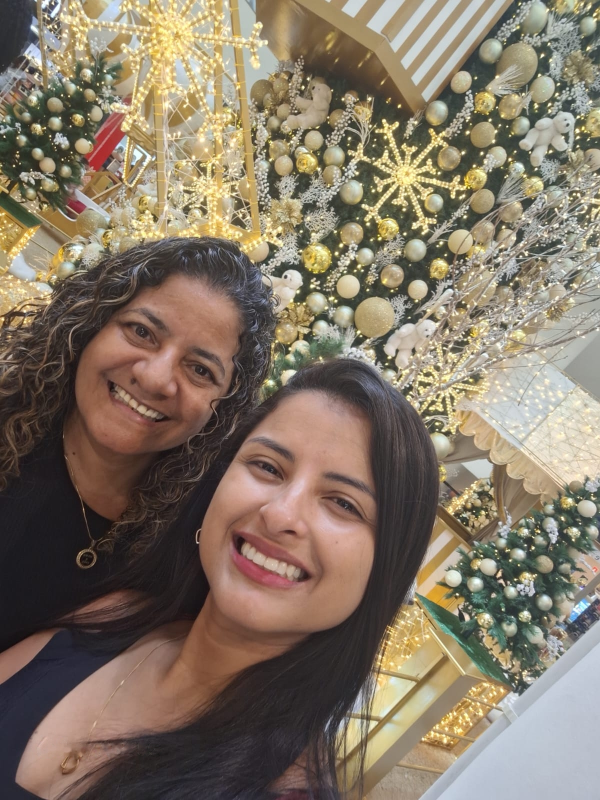
#> input picture montagem-natal/limpas/foto-1.jpg, 1200 x 1600 px (shown at 1/2 size)
$ python stories.py
#> lines starting #> are read from the running program, lines starting #| are printed output that depends on the picture; after the words box and inside, x2 and y2 are one past the last pixel; in counts of white or black regions, pixels touching at a corner belong together
"""Versão para Stories do Instagram (9:16).

Gera em 2x (2160x3840) e entrega também em 1080x1920, que é o tamanho exato
dos Stories: subindo nesse tamanho, o Instagram não redimensiona a imagem.
As faixas de cima e de baixo ficam livres para a barra do Instagram e o
campo de resposta não cobrirem as fotos.
"""
from pathlib import Path
from PIL import Image, ImageDraw, ImageEnhance, ImageFilter

BASE = Path(__file__).parent
SRC = BASE / "limpas"   # fotos já sem a marca "Galaxy A54 5G" (limpar_marca.py)
S = 2                                   # escala de trabalho
W, H = 1080 * S, 1920 * S
SIDE, GAP, TOP, BOTTOM, R = 36 * S, 22 * S, 190 * S, 230 * S, 22 * S
BG, GOLD = (24, 20, 14), (214, 178, 102)

# (arquivo, foco x, foco y) para o recorte: onde estão os rostos/corpo
GRID = [
    ("foto-1.jpg", 0.42, 0.55), ("foto-2.jpg", 0.47, 0.60),
    ("foto-4.jpg", 0.56, 0.55), ("foto-3.jpg", 0.55, 0.55),
    ("foto-5.jpg", 0.57, 0.55), ("foto-6.jpg", 0.56, 0.55),
]

cw = (W - 2 * SIDE - GAP) // 2
ch = (H - TOP - BOTTOM - 2 * GAP) // 3


def crop_fill(img, fx, fy, w, h):
    ratio = w / h
    if img.width / img.height > ratio:
        cw_, ch_ = round(img.height * ratio), img.height
    else:
        cw_, ch_ = img.width, round(img.width / ratio)
    x = min(max(round(fx * img.width - cw_ / 2), 0), img.width - cw_)
    y = min(max(round(fy * img.height - ch_ / 2), 0), img.height - ch_)
    return img.crop((x, y, x + cw_, y + ch_)).resize((w, h), Image.LANCZOS)


def hd(img):
    img = img.filter(ImageFilter.UnsharpMask(radius=2.2, percent=70, threshold=2))
    img = ImageEnhance.Contrast(img).enhance(1.06)
    return ImageEnhance.Color(img).enhance(1.08)


canvas = Image.new("RGB", (W, H), BG)
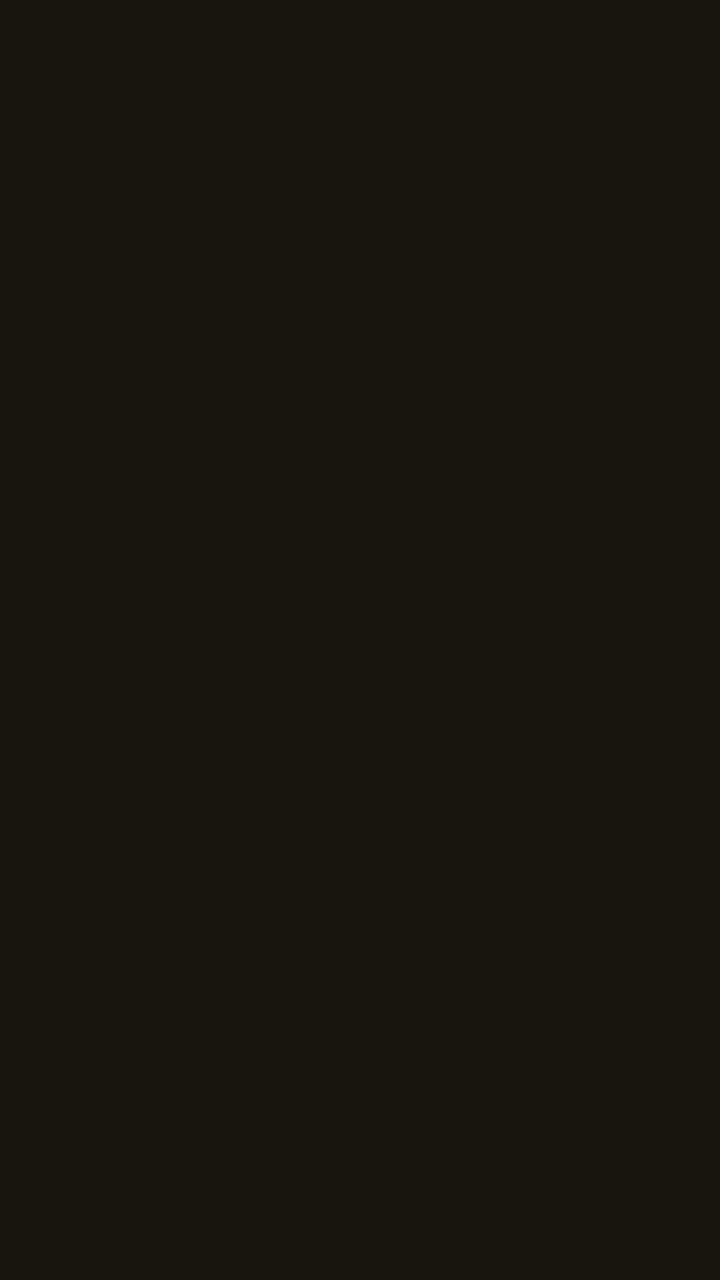
#> canvas: PIL image 2160x3840 RGB (shown at 1/3 size); mean R, G, B 24, 20, 14
d = ImageDraw.Draw(canvas)
mask = Image.new("L", (cw, ch), 0)
#> mask: PIL image 986x970 L; every value is 0
ImageDraw.Draw(mask).rounded_rectangle((0, 0, cw, ch), R, fill=255)
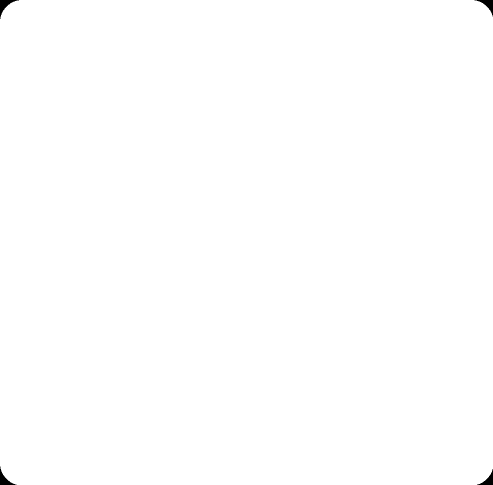
#> mask: PIL image 986x970 L (shown at 1/2 size); 99.8% white; 4 black regions, box (x1, y1, x2, y2) and area: (0, 0, 38, 38) 427, (949, 0, 986, 33) 389, (0, 933, 33, 970) 389, (954, 938, 986, 970) 352
for i, (f, fx, fy) in enumerate(GRID):
    col, row = i % 2, i // 2
    x, y = SIDE + col * (cw + GAP), TOP + row * (ch + GAP)
    img = hd(crop_fill(Image.open(SRC / f).convert("RGB"), fx, fy, cw, ch))
#> in crop_fill, `ratio = w / h`: ratio = 1.02
#> in crop_fill, `cw_, ch_ = img.width, round(img.width / ratio)`: cw_ = 1200; ch_ = 1181
#> in crop_fill, `x = min(max(round(fx * img.width - cw_ / 2), 0), img.width - cw_)`: x = 0
#> in crop_fill, `y = min(max(round(fy * img.height - ch_ / 2), 0), img.height - ch_)`: y = 290
#> in crop_fill, `return img.crop((x, y, x + cw_, y + ch_)).resize((w, h), Image.LANCZOS)`:
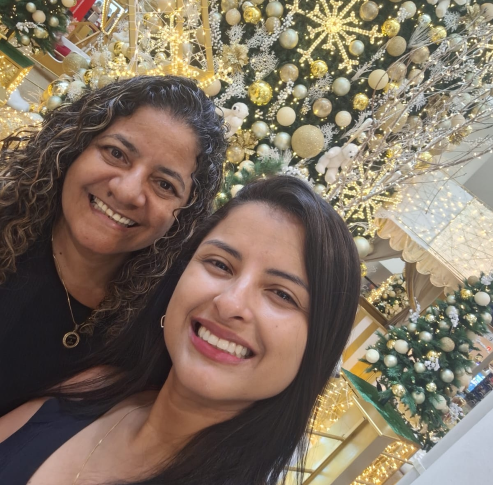
#> returned value: PIL image 986x970 RGB (shown at 1/2 size); mean R, G, B 128.1, 113.3, 97.5
    d.rounded_rectangle((x - 3 * S, y - 3 * S, x + cw + 3 * S - 1, y + ch + 3 * S - 1), R + 3 * S, fill=GOLD)
    canvas.paste(img, (x, y), mask)
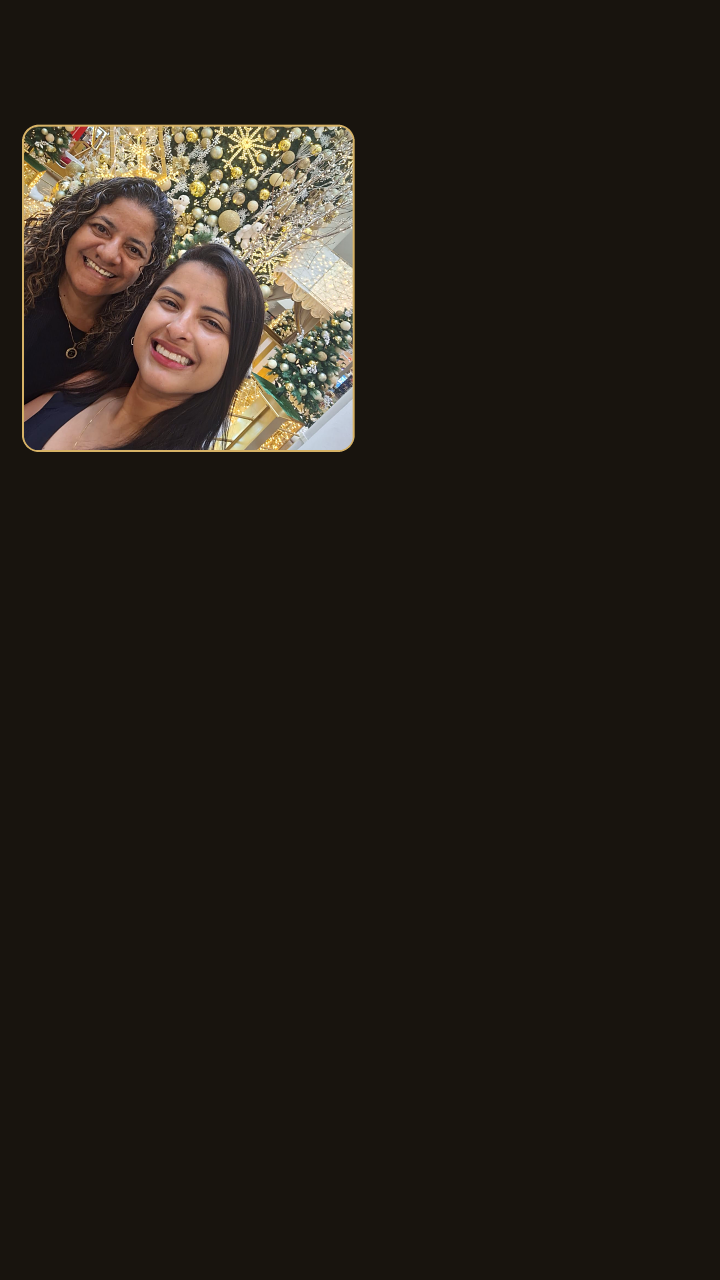
#> canvas: PIL image 2160x3840 RGB (shown at 1/3 size); mean R, G, B 36.5, 31, 23.4
#> pass 2 of the loop `for i, (f, fx, fy) in enumerate(GRID):`:
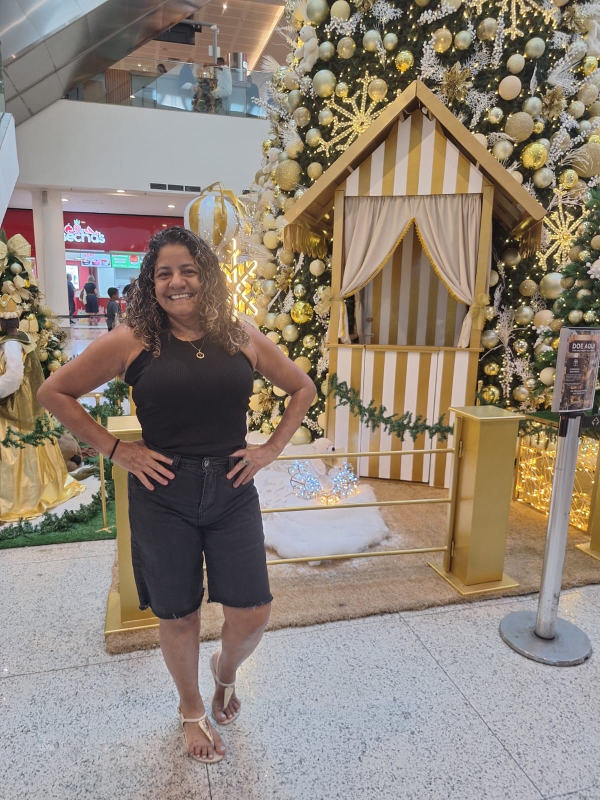
#> input picture montagem-natal/limpas/foto-2.jpg, 1200 x 1600 px (shown at 1/2 size)
#> y = 370
#> in crop_fill (call 2), `return img.crop((x, y, x + cw_, y + ch_)).resize((w, h), Image.LANCZOS)`:
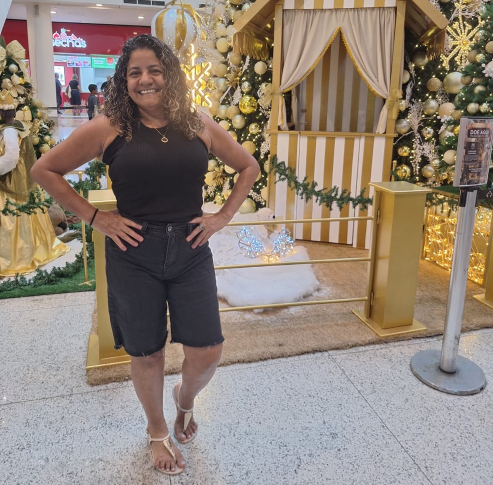
#> returned value: PIL image 986x970 RGB (shown at 1/2 size); mean R, G, B 145.3, 131.7, 119.9
#> `canvas.paste(img, (x, y), mask)`:
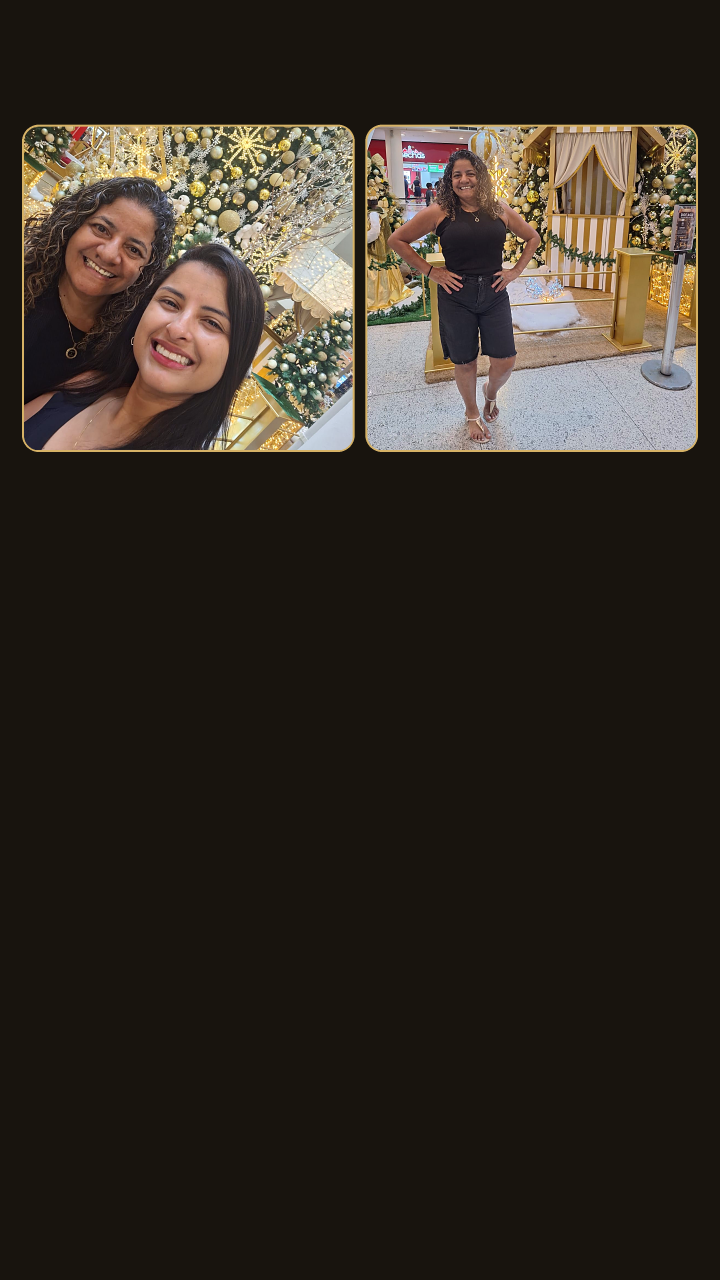
#> canvas: PIL image 2160x3840 RGB (shown at 1/3 size); mean R, G, B 51.1, 44.1, 35.5
#> pass 3 of the loop `for i, (f, fx, fy) in enumerate(GRID):`:
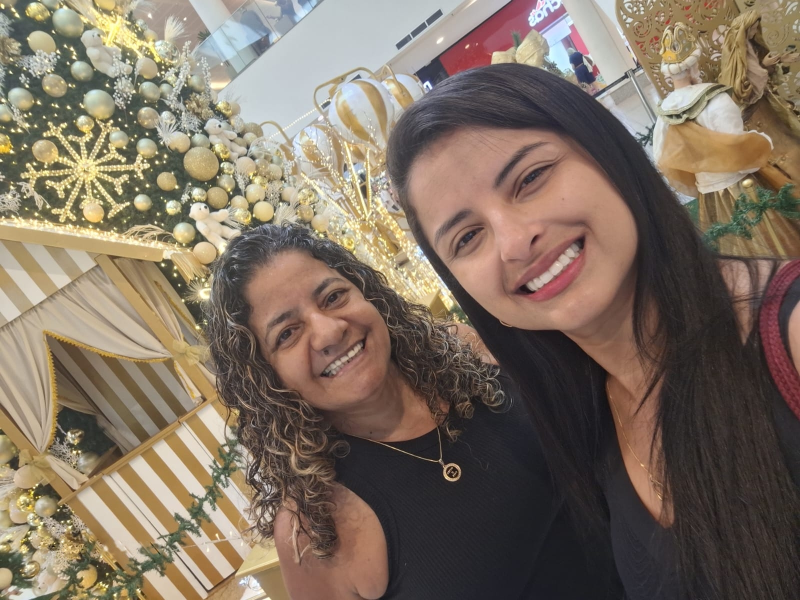
#> input picture montagem-natal/limpas/foto-4.jpg, 1600 x 1200 px (shown at 1/2 size)
#> in crop_fill (call 3), `cw_, ch_ = round(img.height * ratio), img.height`: cw_ = 1220; ch_ = 1200
#> x = 286
#> y = 0
#> in crop_fill (call 3), `return img.crop((x, y, x + cw_, y + ch_)).resize((w, h), Image.LANCZOS)`:
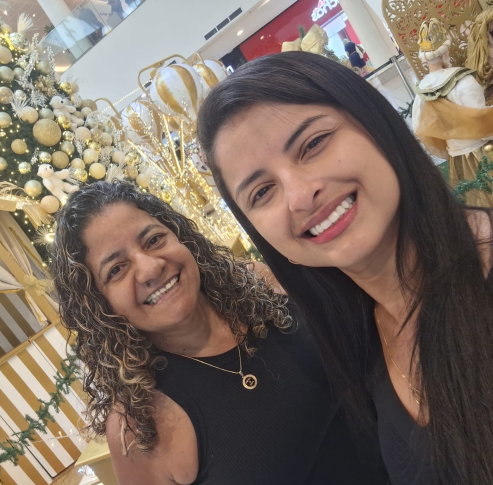
#> returned value: PIL image 986x970 RGB (shown at 1/2 size); mean R, G, B 122.4, 107.3, 96.4
#> `canvas.paste(img, (x, y), mask)`:
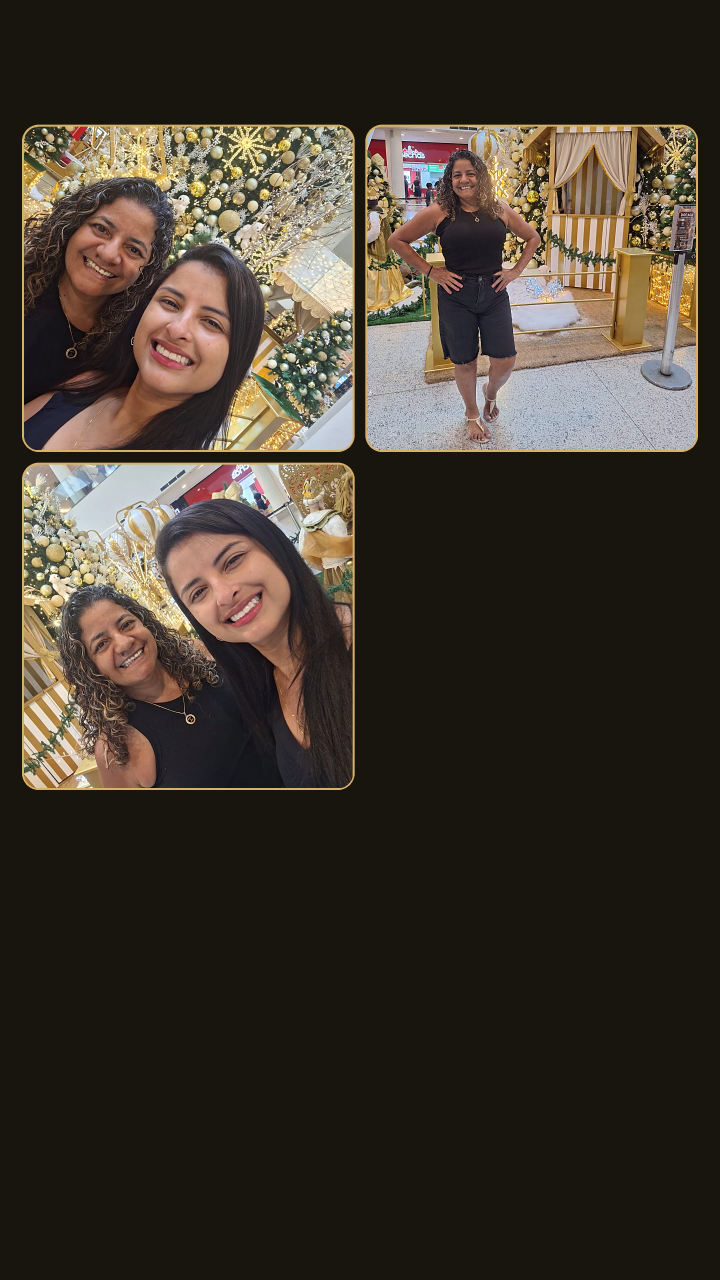
#> canvas: PIL image 2160x3840 RGB (shown at 1/3 size); mean R, G, B 63, 54.4, 44.9
#> the loop made 6 passes; the first 3 are shown

canvas.save(BASE / "stories-natal-2x.jpg", quality=100, subsampling=0)
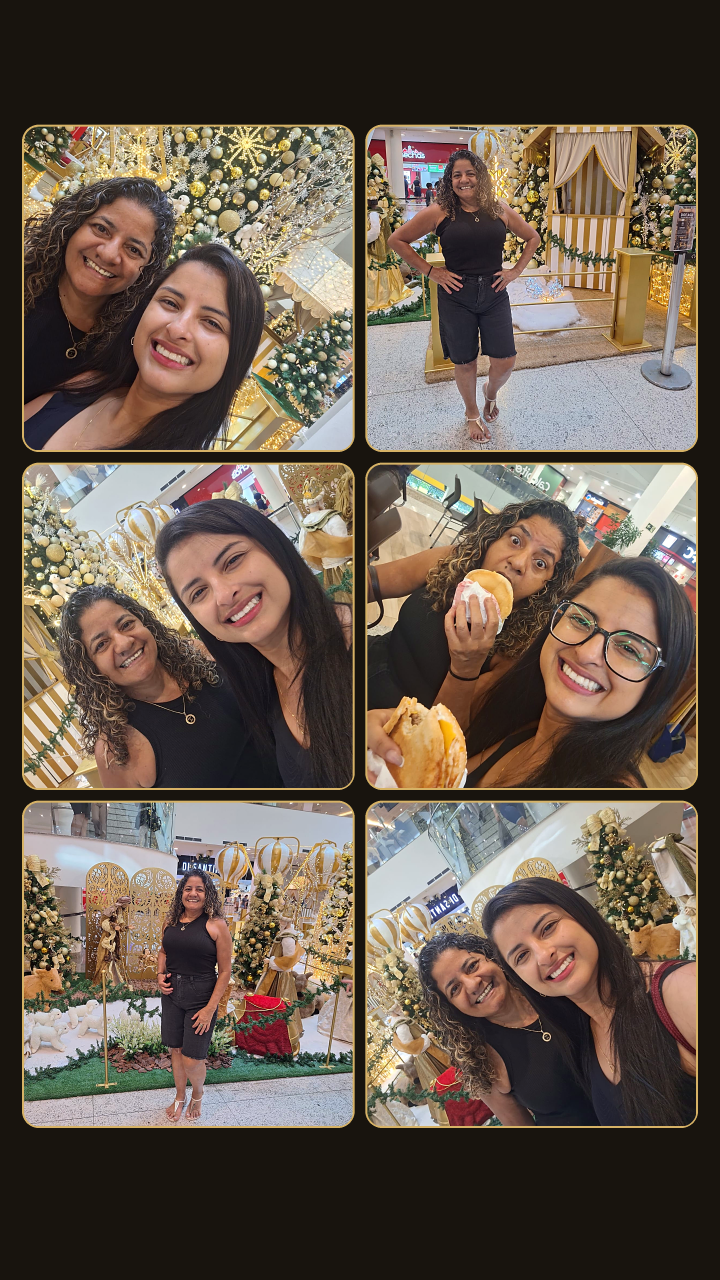
#> saved as stories-natal-2x.jpg: PIL image 2160x3840 RGB (shown at 1/3 size); mean R, G, B 102, 88.5, 76.1
small = canvas.resize((1080, 1920), Image.LANCZOS).filter(
    ImageFilter.UnsharpMask(radius=0.8, percent=40, threshold=1))
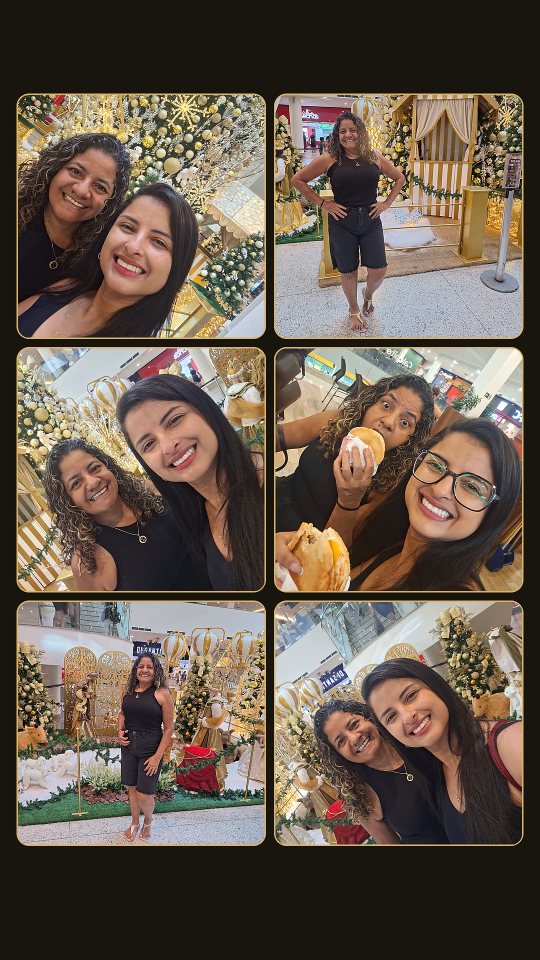
#> small: PIL image 1080x1920 RGB (shown at 1/2 size); mean R, G, B 101.9, 88.5, 76.1
small.save(BASE / "stories-natal-1080x1920.jpg", quality=100, subsampling=0)
small.save(BASE / "stories-natal-1080x1920.png", optimize=True)
